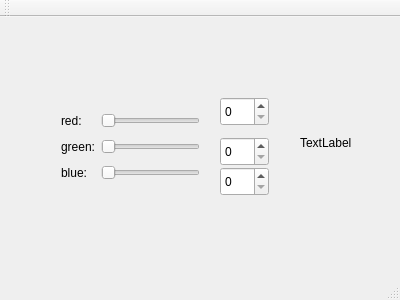
<?xml version="1.0" encoding="UTF-8"?>
<ui version="4.0">
 <class>MainWindow</class>
 <widget class="QMainWindow" name="MainWindow">
  <property name="geometry">
   <rect>
    <x>0</x>
    <y>0</y>
    <width>400</width>
    <height>300</height>
   </rect>
  </property>
  <property name="windowTitle">
   <string>MainWindow</string>
  </property>
  <widget class="QWidget" name="centralWidget">
   <widget class="QWidget" name="gridLayoutWidget">
    <property name="geometry">
     <rect>
      <x>50</x>
      <y>80</y>
      <width>161</width>
      <height>101</height>
     </rect>
    </property>
    <layout class="QGridLayout" name="gridLayout">
     <item row="1" column="1">
      <widget class="QSlider" name="horizontalSliderRed">
       <property name="orientation">
        <enum>Qt::Horizontal</enum>
       </property>
      </widget>
     </item>
     <item row="3" column="0">
      <widget class="QLabel" name="labelBlue">
       <property name="text">
        <string>blue:</string>
       </property>
      </widget>
     </item>
     <item row="1" column="0">
      <widget class="QLabel" name="labelRed">
       <property name="text">
        <string>red:</string>
       </property>
      </widget>
     </item>
     <item row="3" column="1">
      <widget class="QSlider" name="horizontalSliderBlue">
       <property name="orientation">
        <enum>Qt::Horizontal</enum>
       </property>
      </widget>
     </item>
     <item row="2" column="1">
      <widget class="QSlider" name="horizontalSliderGreen">
       <property name="orientation">
        <enum>Qt::Horizontal</enum>
       </property>
      </widget>
     </item>
     <item row="2" column="0">
      <widget class="QLabel" name="labelGreen">
       <property name="text">
        <string>green:</string>
       </property>
      </widget>
     </item>
    </layout>
   </widget>
   <widget class="QLabel" name="colorLabel">
    <property name="geometry">
     <rect>
      <x>300</x>
      <y>100</y>
      <width>62</width>
      <height>51</height>
     </rect>
    </property>
    <property name="text">
     <string>TextLabel</string>
    </property>
   </widget>
   <widget class="QSpinBox" name="spinBoxRed">
    <property name="geometry">
     <rect>
      <x>220</x>
      <y>80</y>
      <width>49</width>
      <height>29</height>
     </rect>
    </property>
   </widget>
   <widget class="QSpinBox" name="spinBoxGreen">
    <property name="geometry">
     <rect>
      <x>220</x>
      <y>120</y>
      <width>49</width>
      <height>29</height>
     </rect>
    </property>
   </widget>
   <widget class="QSpinBox" name="spinBoxBlue">
    <property name="geometry">
     <rect>
      <x>220</x>
      <y>150</y>
      <width>49</width>
      <height>29</height>
     </rect>
    </property>
   </widget>
  </widget>
  <widget class="QMenuBar" name="menuBar">
   <property name="geometry">
    <rect>
     <x>0</x>
     <y>0</y>
     <width>400</width>
     <height>25</height>
    </rect>
   </property>
  </widget>
  <widget class="QToolBar" name="mainToolBar">
   <attribute name="toolBarArea">
    <enum>TopToolBarArea</enum>
   </attribute>
   <attribute name="toolBarBreak">
    <bool>false</bool>
   </attribute>
  </widget>
  <widget class="QStatusBar" name="statusBar"/>
 </widget>
 <layoutdefault spacing="6" margin="11"/>
 <resources/>
 <connections>
  <connection>
   <sender>spinBoxRed</sender>
   <signal>valueChanged(int)</signal>
   <receiver>horizontalSliderRed</receiver>
   <slot>setValue(int)</slot>
   <hints>
    <hint type="sourcelabel">
     <x>231</x>
     <y>142</y>
    </hint>
    <hint type="destinationlabel">
     <x>155</x>
     <y>140</y>
    </hint>
   </hints>
  </connection>
  <connection>
   <sender>spinBoxGreen</sender>
   <signal>valueChanged(int)</signal>
   <receiver>horizontalSliderGreen</receiver>
   <slot>setValue(int)</slot>
   <hints>
    <hint type="sourcelabel">
     <x>234</x>
     <y>169</y>
    </hint>
    <hint type="destinationlabel">
     <x>197</x>
     <y>168</y>
    </hint>
   </hints>
  </connection>
  <connection>
   <sender>spinBoxBlue</sender>
   <signal>valueChanged(int)</signal>
   <receiver>horizontalSliderBlue</receiver>
   <slot>setValue(int)</slot>
   <hints>
    <hint type="sourcelabel">
     <x>253</x>
     <y>214</y>
    </hint>
    <hint type="destinationlabel">
     <x>196</x>
     <y>203</y>
    </hint>
   </hints>
  </connection>
  <connection>
   <sender>horizontalSliderRed</sender>
   <signal>valueChanged(int)</signal>
   <receiver>spinBoxRed</receiver>
   <slot>setValue(int)</slot>
   <hints>
    <hint type="sourcelabel">
     <x>163</x>
     <y>138</y>
    </hint>
    <hint type="destinationlabel">
     <x>243</x>
     <y>139</y>
    </hint>
   </hints>
  </connection>
  <connection>
   <sender>horizontalSliderGreen</sender>
   <signal>valueChanged(int)</signal>
   <receiver>spinBoxGreen</receiver>
   <slot>setValue(int)</slot>
   <hints>
    <hint type="sourcelabel">
     <x>115</x>
     <y>171</y>
    </hint>
    <hint type="destinationlabel">
     <x>235</x>
     <y>183</y>
    </hint>
   </hints>
  </connection>
  <connection>
   <sender>horizontalSliderBlue</sender>
   <signal>valueChanged(int)</signal>
   <receiver>spinBoxBlue</receiver>
   <slot>setValue(int)</slot>
   <hints>
    <hint type="sourcelabel">
     <x>155</x>
     <y>199</y>
    </hint>
    <hint type="destinationlabel">
     <x>250</x>
     <y>202</y>
    </hint>
   </hints>
  </connection>
 </connections>
</ui>
